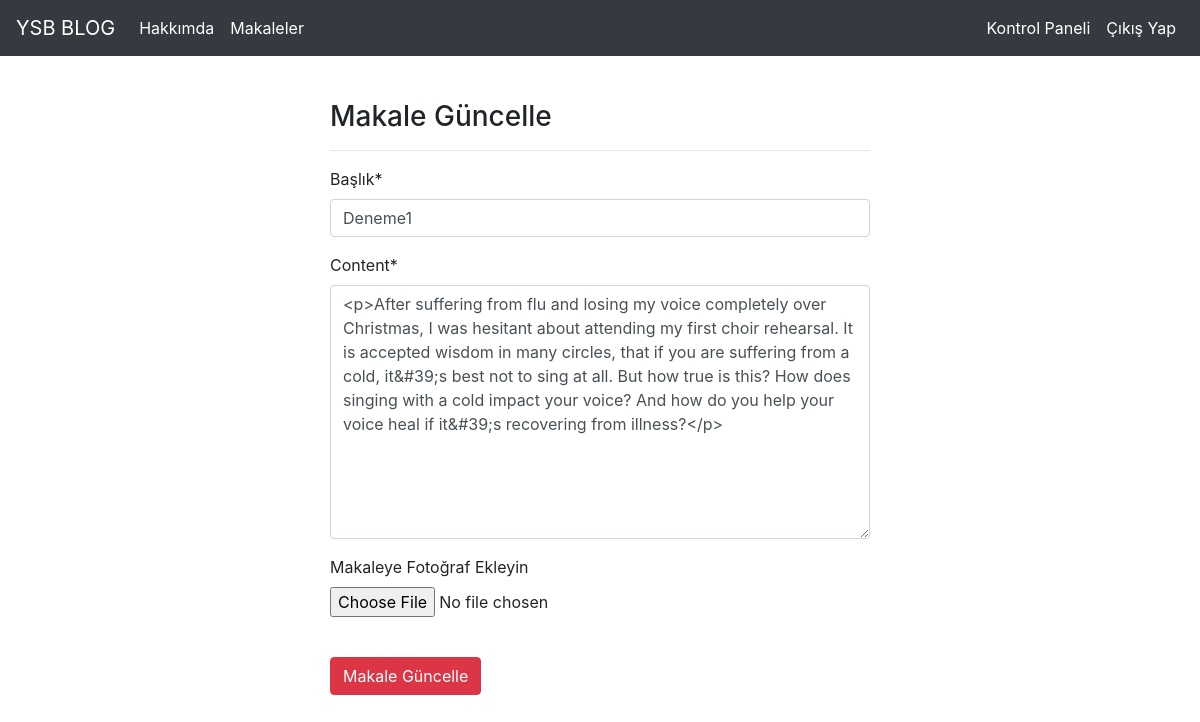
The page /articles/update/10 (signed in) on the database its author committed.
### article/models.py (models this page shows, shortened)
class Article(models.Model):
    author = models.ForeignKey('auth.User',on_delete=models.CASCADE, verbose_name='Yazar') #o kullanıcıya ait article silinecek
    title = models.CharField(max_length=50, verbose_name='Başlık')
    content = RichTextField()
    created_data = models.DateTimeField(auto_now_add=True, verbose_name='Tarih') #o anki tarihi atayacak
    article_image = models.FileField(blank=True, null=True,verbose_name='Makaleye Fotoğraf Ekleyin')
    class Meta:
        ordering = ['-created_data']

### article/views.py (the view)
# urls.py: path('update/<int:id>',views.updateArticle,name='update'),
@login_required(login_url='user:login')
def updateArticle(request,id):
    article = get_object_or_404(Article,id=id)
    form=ArticleForm(request.POST or None,request.FILES or None,instance=article)
    if form.is_valid():
        article = form.save(commit=False)
        article.author = request.user
        article.save()
        messages.success(request,'Makale Başarıyla Güncellendi')
        return redirect('article:dashboard')
    return render(request,'update.html',{'form':form})

### article/forms.py
class ArticleForm(forms.ModelForm):
    class Meta:
        model = Article
        fields = ['title', 'content','article_image']

### templates/update.html (shortened to what this page needs)
{% extends "layout.html" %}
{% block body %}
{% load crispy_forms_tags %}
<div class="row">
    <div class="col-md-6 offset-md-3">
        <h3>Makale Güncelle</h3>
        <hr>
        <form method='post'>
            {{form|crispy}}
            <br>
            <button type='submit' class='btn btn-danger'>Makale Güncelle</button>
        </form>
      </div>
</div>
{% endblock body %}

### rows shown on the page
Article: title "Deneme1", content "<p>After suffering from flu and losing my voice completely over Christmas, I was hesitant about attending my first choir rehearsal. It is accepted wisdom in many circles, that if you are suffering from a cold, it&#39;s best not to sing at all. But how true is this? How does singing with a cold impact your voice? And how do you help your voice heal if it&#39;s recovering from illness?</p>"
